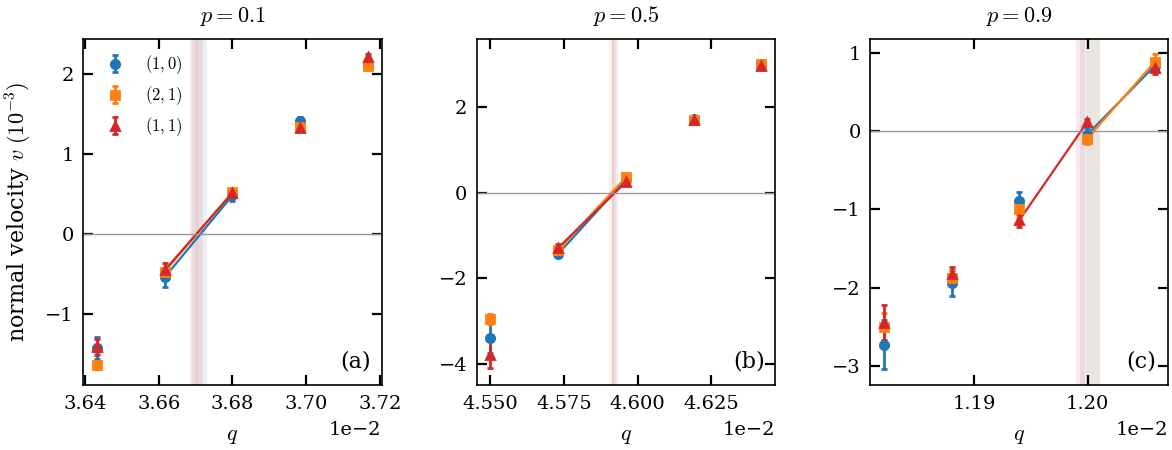

Write the Python code that produced this figure.
"""V2 orientation figure from true-envelope reductions, with local crossing intervals."""
import csv
import json
from pathlib import Path
from common import ROOT, PAGE, label, save
import matplotlib.pyplot as plt
import numpy as np

RESULTS=Path(ROOT)/'campaign/v2/results/fronts'
if not (RESULTS/'analysis.json').exists():
    raise SystemExit('Run python3 -m campaign.v2.analysis.fronts on the raw profiles first.')
result=json.loads((RESULTS/'analysis.json').read_text())
points=list(csv.DictReader((RESULTS/'points.csv').open()))
for r in points:
    for k in r:
        if k not in ('ab','estimator'):r[k]=float(r[k])
AB={'1-0':('o','C0',r'$(1,0)$'),'2-1':('s','C1',r'$(2,1)$'),'1-1':('^','C3',r'$(1,1)$')}
def selected(r):
    return r['L']==4096 and r['threshold']==.3 and r['t0']==20000 and r['estimator']=='envelope'
fig,axs=plt.subplots(1,3,figsize=(PAGE,2.25),gridspec_kw=dict(wspace=.32))
for ax,p in zip(axs,[.1,.5,.9]):
    for ab,(mk,color,lab) in AB.items():
        rr=sorted((r for r in points if selected(r) and r['p']==p and r['ab']==ab),key=lambda r:r['q'])
        q=np.array([r['q'] for r in rr]);v=np.array([r['v'] for r in rr]);se=np.array([r['sem'] for r in rr])
        ax.errorbar(q,v*1e3,se*1e3,fmt=mk,color=color,ms=3,capsize=1.2,label=lab)
        fs=[f for f in result['fits'] if selected(f) and f['p']==p and f['ab']==ab and f['model']=='bracket']
        if fs:
            f=fs[0];xx=np.linspace(f['q_min'],f['q_max'],25)
            yy=np.polynomial.polynomial.polyval((xx-f['center'])/f['scale'],f['coefficients'])
            ax.plot(xx,yy*1e3,color=color,lw=.8)
            if f['ci_low'] is not None and f['ci_high'] is not None:
                ax.axvspan(f['ci_low'],f['ci_high'],color=color,alpha=.10,lw=0)
            print(f"p={p} {ab}: q*={f['crossing']:.9g}, 95% [{f['ci_low']}, {f['ci_high']}]")
    ax.axhline(0,color='.6',lw=.5)
    ax.set(xlabel='$q$',title=f'$p={p}$')
    ax.ticklabel_format(axis='x',style='sci',scilimits=(-2,2),useOffset=False)
    if p==.5:ax.set_ylim(-4.5,3.6)
axs[0].set_ylabel(r'normal velocity $v\ (10^{-3})$')
axs[0].legend(fontsize=6,loc='upper left')
for ax,s in zip(axs,'abc'):label(ax,f'({s})',x=.86,y=.1)
save(fig,'fig_orient')
